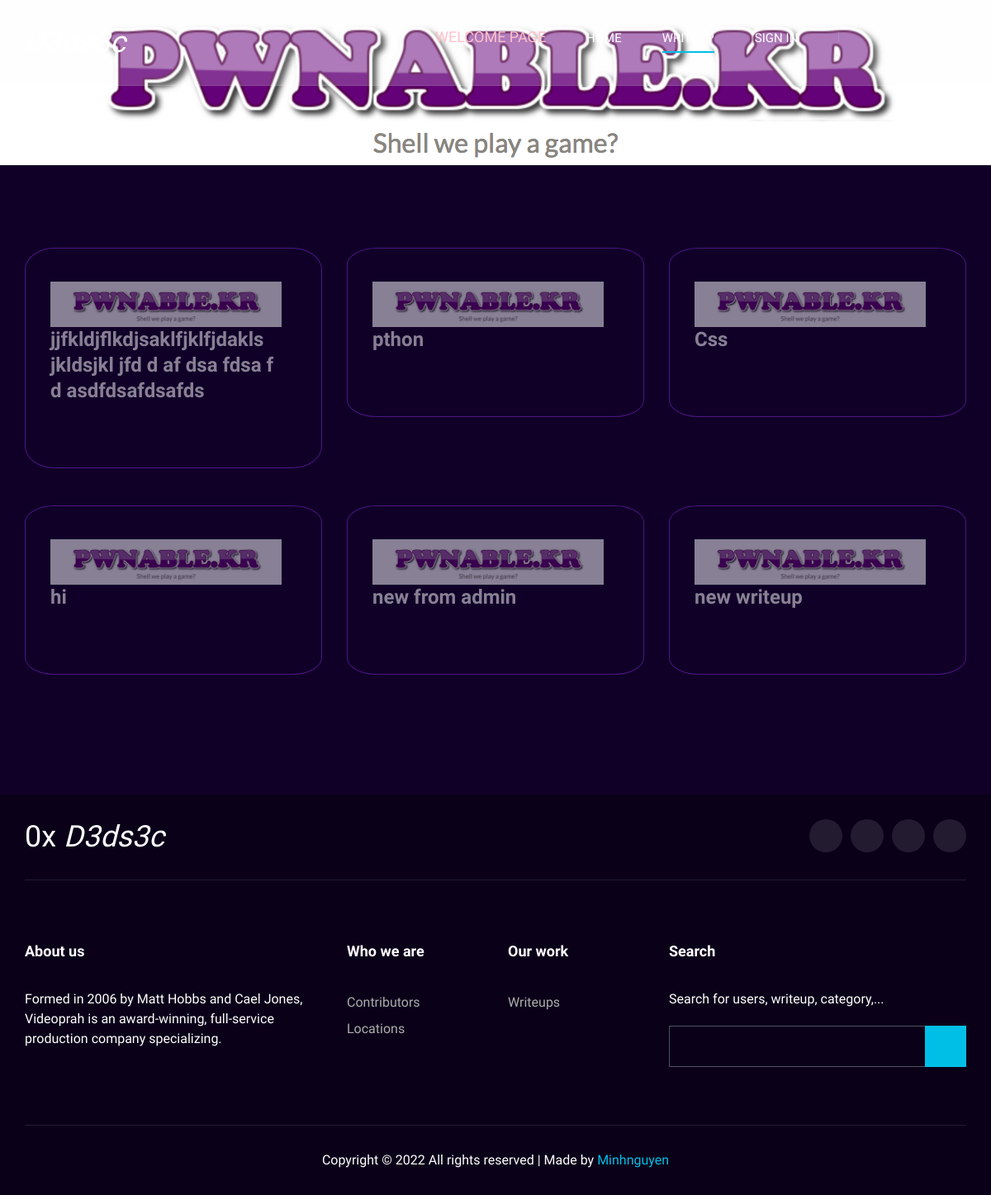
Screenshot of /dedsec/category/pwnable.kr/ with the database file from the repository.
### writeup/models.py (models this page shows, shortened)
class Writeup(models.Model):
    like = models.ManyToManyField(User,related_name='like')
    title = models.TextField()
    prerequis =  RichTextUploadingField(blank=True, null=True)
    content_upload = RichTextUploadingField(blank=True, null=True)
    cate = models.ManyToManyField(Cate, related_name='writeup')
    date_create = models.DateTimeField(default = timezone.now)
    author = models.ForeignKey(User, on_delete=models.CASCADE,related_name='writeup')
    def __str__(self):
        return self.title

class Cate(models.Model):
    image= models.ImageField(default='defaultback.jpg',upload_to = 'cate')
    tag = models.CharField(default='challenge',max_length=100)

### writeup/views.py (the view)
class CateDetail(ListView):
    model = Writeup
    template_name = 'cate/catedetail.html'
    context_object_name = 'posts'
    def get_queryset(self) :
        t = get_object_or_404(Cate,tag=self.kwargs.get('tag'))
        return Writeup.objects.filter(cate=t).order_by('-date_create')

### writeup/templates/cate/catedetail.html (shortened to what this page needs)
{%extends 'writeup/base.html'%}
{%load static%}
{% block content %}
    <header class="header">
        <div class="container">
            <div class="row">
                <div class="col-lg-2">
                    <div class="header__logo">
                        <a href="{%url 'wuhpage'%}" style="color: white;"><h2 style="color: white;"><em> D3ds3c</em> </h2></a>
                    </div>
                </div>
                <div class="col-lg-10">
                    <div class="header__nav__option">
                        <nav class="header__nav__menu mobile-menu">
                            <ul>
                                <li style="color: red;"><a href="{%url 'welcomehome'%}" > <h5 style="color: pink;">Welcome page</h5></a></li>
                                <li ><a href="{%url 'wuhpage'%}">Home</a></li>
                                <li class="active"><a href="{%url 'writeup'%}">Writeup</a>
                                </li>
                                {%if user.is_authenticated%}
                                <li><a href="#">Hello, {{user.first_name}}</a>
                                    <ul class="dropdown">
                                        <li><a href="{% url 'profile' user.id %}">Profile</a></li>
                                        <li><a href="{% url 'logout'%}">Log out</a></li>
                                    </ul>
                                </li>
                                {%else%}
                                <li>
                                    <a href="{% url 'login'%}">Sign in</a>
                                </li>
                                {%endif%}
                        </nav>
                        <div class="header__nav__social">
                            <a href="https://www.facebook.com/profile.php?id=100068404994823"><i class="fa fa-facebook"></i></a>
                            <a href="https://twitter.com/phong20031"><i class="fa fa-twitter"></i></a>
                            <a href="https://www.instagram.com/_minh_nguyn/?hl=en"><i class="fa fa-instagram"></i></a>
                            <a href="https://zalo.me/0377075126"><i class="fa fa-youtube-play"></i></a>
                        </div>
                    </div>
                </div>
            </div>
        </div>
    </header>
    <div class="breadcrumb-option spad set-bg" data-setbg="{{posts.first.cate.first.image.url}}">
    </div>
    <section class="blog spad">
        <div class="container">
            <div class="row">
                {%for post in posts%}
                <div class="col-lg-4 col-md-6 col-sm-6">
                    <a href="{%url 'writeupdetail' post.id%}">
                    <div class="blog__item">
                        <img style="height: 55px; width: 100%;" src="{{post.cate.first.image.url}}" alt="">
                        <h4>  {{post}}</h4>
                        <br>
                    </div>
                    </a>
                </div>
                {%endfor%}
            </div>
        </div>
    </section>
{% endblock %}

### writeup/static/writeup/css/style.css (style rules this page uses)
html, body { height: 100%; font-family: "Josefin Sans", sans-serif; -webkit-font-smoothing: antialiased; }
h1, h2, h3, h4, h5, h6 { margin: 0; color: white; font-weight: 400; font-family: "Play", sans-serif; }
h2 { font-size: 36px; }
h4 { font-size: 24px; }
h5 { font-size: 18px; }
img { max-width: 100%; }
ul, ol { padding: 0; margin: 0; }
.set-bg { background-repeat: no-repeat; background-position: center; }
.spad { padding-top: 100px; padding-bottom: 100px; }
.header { position: fixed; left: 0; top: 0; width: 100%; background: rgba(250,250,250,0.2); border-bottom: 1px solid rgba(255, 255, 255, 0.1); z-index: 9; }
.header__logo { padding: 30px 0; }
.header__logo a { display: inline-block; }
.header__nav__option { text-align: right; padding: 28px 0px; }
.header__nav__menu { display: inline-block; margin-right: 45px; }
.header__nav__menu ul li { list-style: none; display: inline-block; margin-right: 45px; position: relative; }
.header__nav__menu ul li.active a:after { -webkit-transform: scale(1); -ms-transform: scale(1); transform: scale(1); }
.header__nav__menu ul li:last-child { margin-right: 0; }
.header__nav__menu ul li a { font-size: 15px; font-family: "Play", sans-serif; color: white; display: block; text-transform: uppercase; position: relative; padding: 6px 0; }
.header__nav__menu ul li a:after { position: absolute; left: 0; bottom: 0; width: 100%; height: 2px; background: #00bfe7; content: ""; -webkit-transform: scale(0); -ms-transform: scale(0); transform: scale(0); -webkit-transition: all, 0.3s; -o-transition: all, 0.3s; transition: all, 0.3s; }
.header__nav__social { display: inline-block; position: relative; padding-left: 50px; }
.header__nav__social:before { position: absolute; left: 0; top: 4px; height: 13px; width: 1px; background: rgba(225, 225, 225, 0.2); content: ""; }
.header__nav__social a { color: #ffffff; font-size: 15px; margin-right: 18px; }
.header__nav__social a:last-child { margin-right: 0; }
.blog { background: #100028; }
.blog__item { border: 1px solid blueviolet; padding: 40px 48px 35px 30px; position: relative; z-index: 1; margin-bottom: 45px; border-radius: 10%; opacity: 0.5; }
.blog__item h4 { color: #ffffff; font-weight: 700; line-height: 31px; margin-bottom: 18px; }
@media only screen and (min-width: 1200px) { .container { max-width: 1170px; } }

### rows the page displays
Writeup: cate.first.image (picture), title "jjfkldjflkdjsaklfjklfjdakls jkldsjkl jfd d af dsa fdsa f d asdfdsafdsafds"
Writeup: cate.first.image (picture), title "pthon"
Writeup: cate.first.image (picture), title "Css"
Writeup: cate.first.image (picture), title "hi"
Writeup: cate.first.image (picture), title "new from admin"
Writeup: cate.first.image (picture), title "new writeup"
